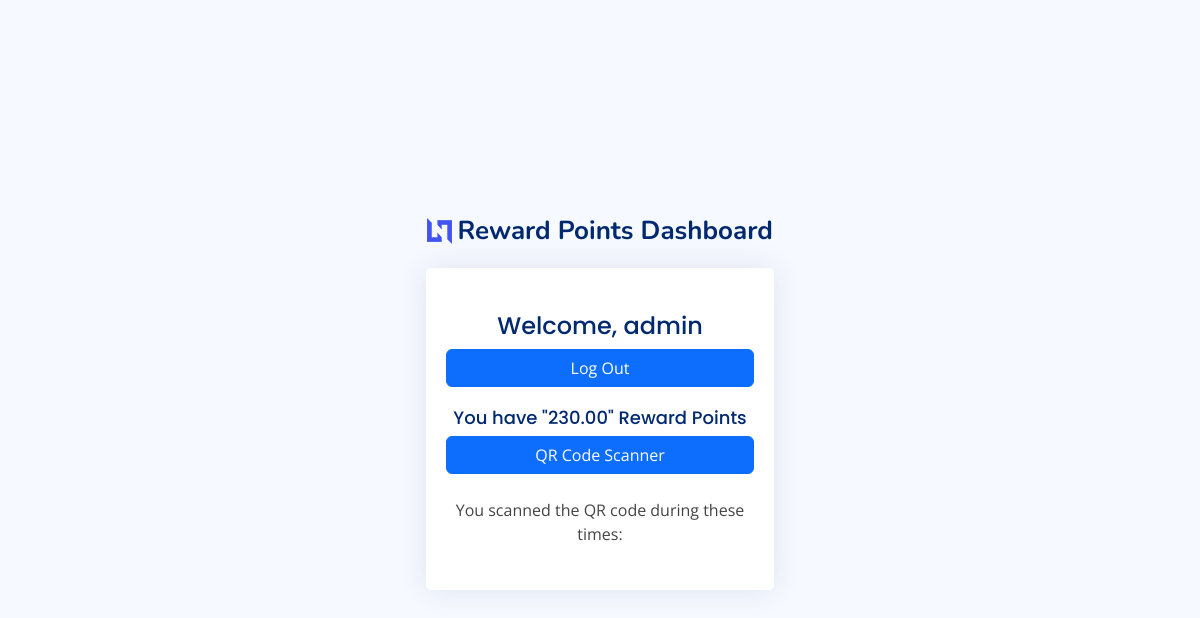
Before: /dashboard (signed in) with the older database file.
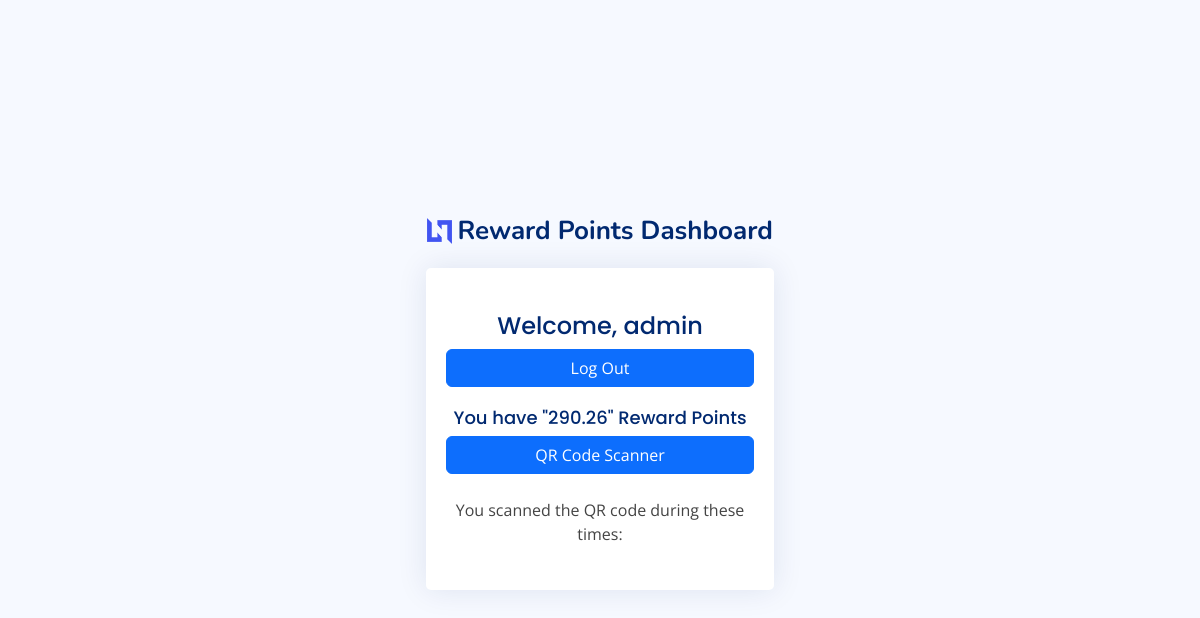
After: the same page with the newer database file.
### api/models.py (models this page shows, shortened)
class RewardPoints(models.Model):
    name = models.CharField(max_length=1000, default='')
    value = models.DecimalField(max_digits=10, decimal_places=2, default=0)
    class Meta:
        db_table = 'state'
        verbose_name = 'Reward Point'

### api/views.py (the view)
# urls.py: path('dashboard', views.dashboard, name='dashboard'),    #dashboard page
def dashboard(request):
    callname = RewardPoints.objects.all()
    return render(request, 'dashboard.html',{'callname': callname})

### templates/dashboard.html (shortened to what this page needs)
{% load static %}
<!DOCTYPE html>
<html lang="en">
<head>
  <link href="{% static 'assets/vendor/bootstrap/css/bootstrap.min.css' %}" rel="stylesheet">
  <link href="{% static 'assets/vendor/bootstrap-icons/bootstrap-icons.css' %}" rel="stylesheet">
  <link href="{% static 'assets/vendor/boxicons/css/boxicons.min.css' %}" rel="stylesheet">
  <link href="{% static 'assets/vendor/quill/quill.snow.css' %}" rel="stylesheet">
  <link href="{% static 'assets/vendor/quill/quill.bubble.css' %}" rel="stylesheet">
  <link href="{% static 'assets/vendor/remixicon/remixicon.css' %}" rel="stylesheet">
  <link href="{% static 'assets/vendor/simple-datatables/style.css' %}" rel="stylesheet">
  <link href="{% static 'assets/css/style.css' %}" rel="stylesheet">
</head>
<body>
  <main>
    <div class="container">
      <section class="section register min-vh-100 d-flex flex-column align-items-center justify-content-center py-4">
        <div class="container">
          <div class="row justify-content-center">
            <div class="col-lg-4 col-md-6 d-flex flex-column align-items-center justify-content-center">
              <div class="d-flex justify-content-center py-4">
                <a href="{% url 'root' %}" class="logo d-flex align-items-center w-auto">
                  <img src="{% static 'assets/img/logo.png' %}" alt="">
                  <span class="d-none d-lg-block">Reward Points Dashboard</span>
                </a>
              </div>
              <div class="card mb-3">
                <div class="card-body">
                  {% if user.is_authenticated %}
                  <div class="pt-4 pb-2">
                    <h5 class="card-title text-center pb-0 fs-4">Welcome, {{user.username}}</h5>
                    <div class="col-12">
                      <form action="logout" method="GET">
                        <button class="btn btn-primary w-100" type="submit">Log Out</button>
                      </form>
                    </div>
                    <div class="col-12">
                      {% for rewardpoint in callname %}
                        {% if rewardpoint.name == user.username %}
                        <h5 class="card-title text-center pb-0">You have "{{rewardpoint.value}}" Reward Points</h5>
                        {% endif %}
                      {% endfor %}
                    </div>
                    <div class="col-12">
                      <form action="checking" method="GET">
                        <button class="btn btn-primary w-100" type="submit">QR Code Scanner</button>
                      </form>
                    </div>
                    <div class="col-12">
                      <br>
                      <p class="text-center">You scanned the QR code during these times:</p>
                  </div class="col-12">
                  </div>
                  {% endif %}
                </div>
              </div>
            </div>
          </div>
        </div>
      </section>
    </div>
  </main>
</body>
</html>

### static/assets/css/style.css (style rules this page uses)
:root { scroll-behavior: smooth; }
body { font-family: "Open Sans", sans-serif; background: #f6f9ff; color: #444444; }
a { color: #4154f1; text-decoration: none; }
h1, h2, h3, h4, h5, h6 { font-family: "Nunito", sans-serif; }
.card { margin-bottom: 30px; border: none; border-radius: 5px; box-shadow: 0px 0 30px rgba(1, 41, 112, 0.1); }
.card-title { padding: 20px 0 15px 0; font-size: 18px; font-weight: 500; color: #012970; font-family: "Poppins", sans-serif; }
.card-body { padding: 0 20px 20px 20px; }
.logo { line-height: 1; }
@media (min-width: 1200px) { .logo { width: 280px; } }
.logo img { max-height: 26px; margin-right: 6px; }
.logo span { font-size: 26px; font-weight: 700; color: #012970; font-family: "Nunito", sans-serif; }

Changed rows visible on the page:
changed RewardPoints: value "230.00" → "290.26"
